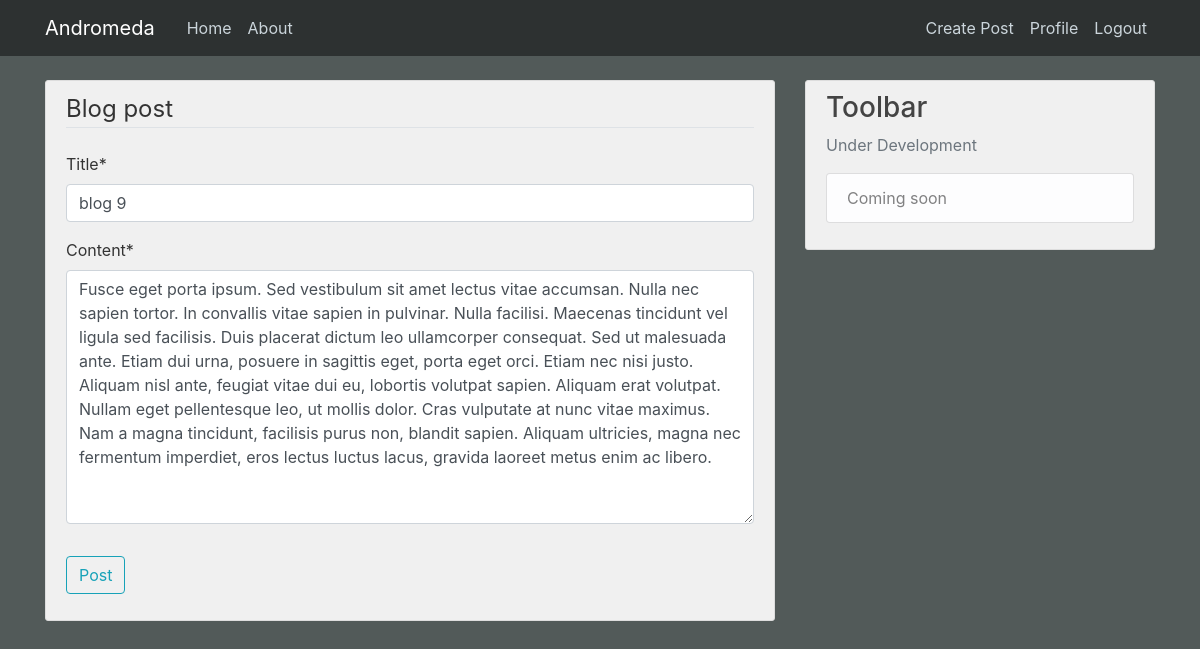
Screenshot of /post/11/update/ (signed in) with the database file from the repository.
### blog/models.py (models this page shows, shortened)
class post(models.Model):
    title = models.CharField(max_length=100)
    content = models.TextField()
    date_posted = models.DateTimeField(default=timezone.now)
    author = models.ForeignKey(User, on_delete=models.CASCADE)

### blog/views.py (the view, shortened to what this page needs)
# urls.py: path('post/<int:pk>/update/', PostUpdateView.as_view(), name='post-update'),
class PostUpdateView(LoginRequiredMixin,UserPassesTestMixin, UpdateView):
    model = post
    fields = ['title', 'content']
    def test_func(self):
        post=self.get_object()
        if self.request.user == post.author:
            return True
        return False

### blog/templates/blog/post_form.html (shortened to what this page needs)
{% extends 'blog/base.html' %}
{% load crispy_forms_tags %}
{% block content %}
    <div class="content-section">
        <form method="POST">
            <fieldset class="form-group">
                <legend class="border-bottom mb-4">Blog post</legend>
                    {{ form|crispy }}
            </fieldset>
            <div class="form-group">
                <button class="btn btn-outline-info" type="submit">Post</button>
            </div>
        </form>
    </div>
{% endblock content %}

### blog/static/blog/main.css (style rules this page uses)
body { background: #525a59; color: #333333; margin-top: 5rem; }
.content-section { background: #f0f0f0; padding: 10px 20px; border: 1px solid #dddddd; border-radius: 3px; margin-bottom: 20px; }

### rows the page displays
post: title "blog 9", content "Fusce eget porta ipsum. Sed vestibulum sit amet lectus vitae accumsan. Nulla nec sapien tortor. In convallis vitae sapien in pulvinar. Nulla facilisi. Maecenas tincidunt vel ligula sed facilisis. Duis placerat dictum leo ullamcorper consequat. Sed ut malesuada ante. Etiam dui urna, posuere in sagittis eget, porta eget orci. Etiam nec nisi justo. Aliquam nisl ante, feugiat vitae dui eu, lobortis volutpat sapien. Aliquam erat volutpat. Nullam eget pellentesque leo, ut mollis dolor. Cras vulputate at nunc vitae maximus. Nam a magna tincidunt, facilisis purus non, blandit sapien. Aliquam ultricies, magna nec fermentum imperdiet, eros lectus luctus lacus, gravida laoreet metus enim ac libero."
